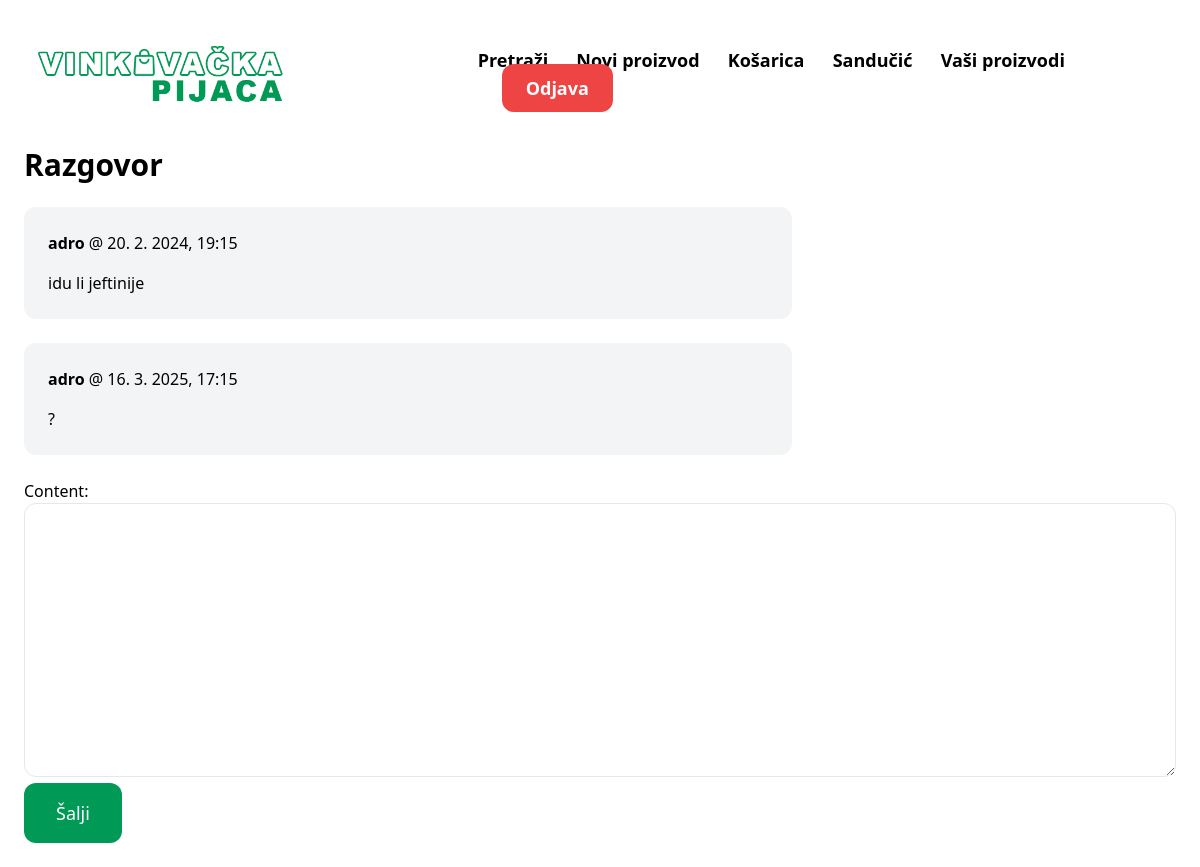
The page /inbox/12/ (signed in) on the database its author committed.
### conversation/models.py (models this page shows)
class ConversationMessage(models.Model):
    conversation = models.ForeignKey(Conversation, related_name='messages', on_delete=models.CASCADE)
    content = models.TextField()
    created_at = models.DateTimeField(auto_now_add=True)
    created_by = models.ForeignKey(User, related_name='created_messages', on_delete=models.CASCADE)

### conversation/views.py (the view)
# urls.py: path('<int:pk>/', views.detail, name='detail'),
@login_required
def detail(request, pk):
    conversation = Conversation.objects.filter(members__in=[request.user.id]).get(pk=pk)
    if request.method == 'POST':
        form = ConversationMessageForm(request.POST)
        if form.is_valid():
            conversation_message = form.save(commit=False)
            conversation_message.conversation = conversation
            conversation_message.created_by = request.user
            conversation_message.save()
            conversation.save()
            return redirect('conversation:detail', pk=pk)
    else:
        form = ConversationMessageForm()
    context = {
        'conversation':conversation,
        'form': form
    }
    return render(request, 'conversation/detail.html', context)

### conversation/forms.py
class ConversationMessageForm(forms.ModelForm):
    class Meta:
         model = ConversationMessage
         fields = ('content',)
         widgets = {
              'content': forms.Textarea(attrs={
                   'class': 'w-full py-4 px-6 rounded-xl border'
              })
         }

### conversation/templates/conversation/detail.html (shortened to what this page needs)
{% extends 'home/base.html' %}
{% block content %}
<h1 class="mb-6 text-3xl"><b>Razgovor</b></h1>
<div class="space-y-6">
    {% for message in conversation.messages.all %}
        <div class="p-6 flex rounded-xl w-2/3 {% if message.created_by == request.user %} bg-blue-100 relative left-1/3 {% else %} bg-gray-100 {% endif %}">
            <div>
                <p class="mb-4"><strong>{{ message.created_by.username }}</strong> @ {{ message.created_at|date:"j. n. Y, H:i" }}</p>
                <p>{{ message.content }}</p>
            </div>
        </div>
    {% endfor %}
</div>
<form method="post" action="." class="mt-6">
    {{ form.as_p }}
    <button id="inb" class="py-4 px-8 text-lg rounded-xl text-white">Šalji</button>
</form>
{% endblock %}

### home/templates/home/base.html (style rules this page uses)
#inb { background-color: #009956; }

### rows shown on the page
ConversationMessage: created_by.username "adro", created_at "20. 2. 2024, 19:15", content "idu li jeftinije"
ConversationMessage: created_by.username "adro", created_at "16. 3. 2025, 17:15", content "?"
